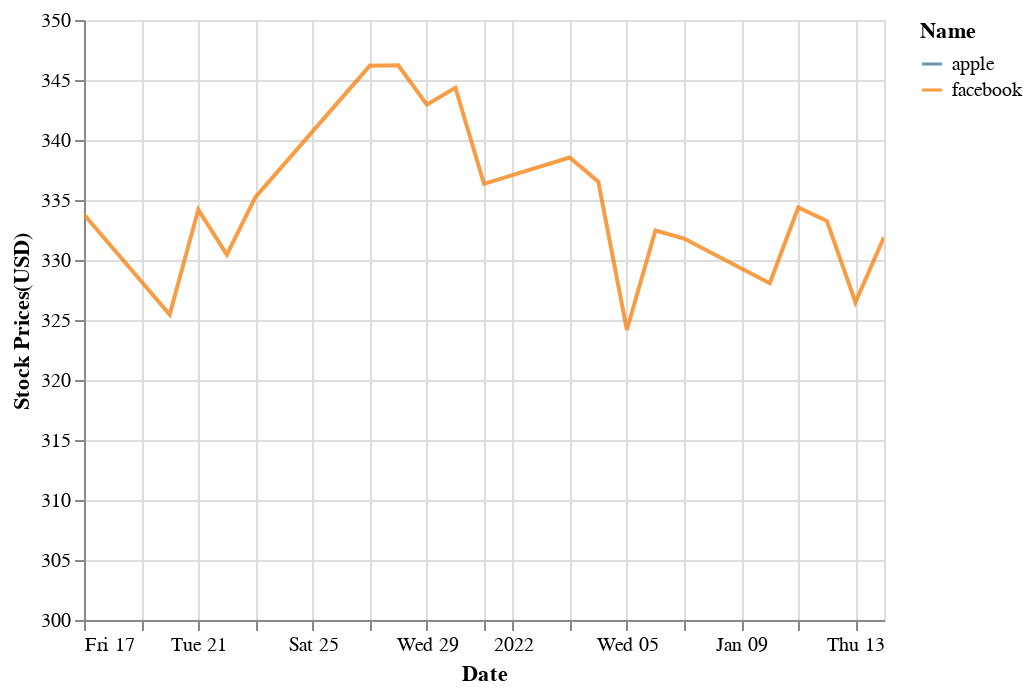

Notebook code for this chart:
### Code cell
chart

### Figure 1 — Vega-Lite specification as saved in the notebook (floating-point values rounded to 4 significant figures)
{"config": {"view": {"continuousWidth": 400, "continuousHeight": 300}}, "data": {"name": "data-b1223f25b44e0d43cf0c364a687eabf6"}, "mark": {"type": "line", "clip": true, "opacity": 0.8}, "encoding": {"color": {"field": "Name", "type": "nominal"}, "x": {"field": "Date", "type": "temporal"}, "y": {"field": "Stock Prices(USD)", "scale": {"domain": [300, 350]}, "stack": null, "type": "quantitative"}}, "$schema": "https://vega.github.io/schema/vega-lite/v4.17.0.json", "datasets": {"data-b1223f25b44e0d43cf0c364a687eabf6": [{"Date": "17 December 2021", "Name": "apple", "Stock Prices(USD)": 171.1}, {"Date": "20 December 2021", "Name": "apple", "Stock Prices(USD)": 169.8}, {"Date": "21 December 2021", "Name": "apple", "Stock Prices(USD)": 173.0}, {"Date": "22 December 2021", "Name": "apple", "Stock Prices(USD)": 175.6}, {"Date": "23 December 2021", "Name": "apple", "Stock Prices(USD)": 176.3}, {"Date": "27 December 2021", "Name": "apple", "Stock Prices(USD)": 180.3}, {"Date": "28 December 2021", "Name": "apple", "Stock Prices(USD)": 179.3}, {"Date": "29 December 2021", "Name": "apple", "Stock Prices(USD)": 179.4}, {"Date": "30 December 2021", "Name": "apple", "Stock Prices(USD)": 178.2}, {"Date": "31 December 2021", "Name": "apple", "Stock Prices(USD)": 177.6}, {"Date": "03 January 2022", "Name": "apple", "Stock Prices(USD)": 182.0}, {"Date": "04 January 2022", "Name": "apple", "Stock Prices(USD)": 179.7}, {"Date": "05 January 2022", "Name": "apple", "Stock Prices(USD)": 174.9}, {"Date": "06 January 2022", "Name": "apple", "Stock Prices(USD)": 172.0}, {"Date": "07 January 2022", "Name": "apple", "Stock Prices(USD)": 172.2}, {"Date": "10 January 2022", "Name": "apple", "Stock Prices(USD)": 172.2}, {"Date": "11 January 2022", "Name": "apple", "Stock Prices(USD)": 175.1}, {"Date": "12 January 2022", "Name": "apple", "Stock Prices(USD)": 175.5}, {"Date": "13 January 2022", "Name": "apple", "Stock Prices(USD)": 172.2}, {"Date": "14 January 2022", "Name": "apple", "Stock Prices(USD)": 173.1}, {"Date": "17 December 2021", "Name": "facebook", "Stock Prices(USD)": 333.8}, {"Date": "20 December 2021", "Name": "facebook", "Stock Prices(USD)": 325.5}, {"Date": "21 December 2021", "Name": "facebook", "Stock Prices(USD)": 334.2}, {"Date": "22 December 2021", "Name": "facebook", "Stock Prices(USD)": 330.5}, {"Date": "23 December 2021", "Name": "facebook", "Stock Prices(USD)": 335.2}, {"Date": "27 December 2021", "Name": "facebook", "Stock Prices(USD)": 346.2}, {"Date": "28 December 2021", "Name": "facebook", "Stock Prices(USD)": 346.2}, {"Date": "29 December 2021", "Name": "facebook", "Stock Prices(USD)": 342.9}, {"Date": "30 December 2021", "Name": "facebook", "Stock Prices(USD)": 344.4}, {"Date": "31 December 2021", "Name": "facebook", "Stock Prices(USD)": 336.4}, {"Date": "03 January 2022", "Name": "facebook", "Stock Prices(USD)": 338.5}, {"Date": "04 January 2022", "Name": "facebook", "Stock Prices(USD)": 336.5}, {"Date": "05 January 2022", "Name": "facebook", "Stock Prices(USD)": 324.2}, {"Date": "06 January 2022", "Name": "facebook", "Stock Prices(USD)": 332.5}, {"Date": "07 January 2022", "Name": "facebook", "Stock Prices(USD)": 331.8}, {"Date": "10 January 2022", "Name": "facebook", "Stock Prices(USD)": 328.1}, {"Date": "11 January 2022", "Name": "facebook", "Stock Prices(USD)": 334.4}, {"Date": "12 January 2022", "Name": "facebook", "Stock Prices(USD)": 333.3}, {"Date": "13 January 2022", "Name": "facebook", "Stock Prices(USD)": 326.5}, {"Date": "14 January 2022", "Name": "facebook", "Stock Prices(USD)": 331.9}]}}
